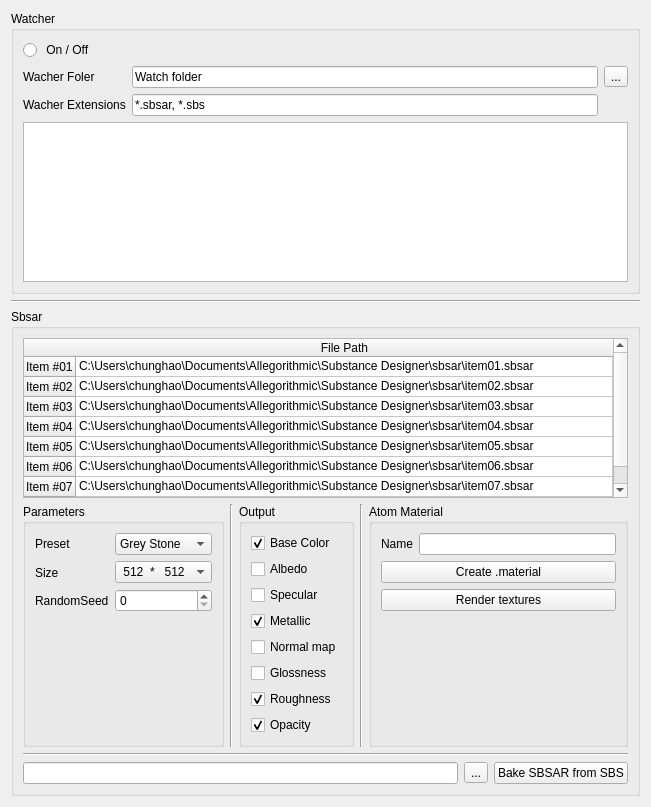
<?xml version="1.0" encoding="UTF-8"?>
<ui version="4.0">
 <class>Form</class>
 <widget class="QWidget" name="Form">
  <property name="geometry">
   <rect>
    <x>0</x>
    <y>0</y>
    <width>651</width>
    <height>807</height>
   </rect>
  </property>
  <property name="windowTitle">
   <string>Form</string>
  </property>
  <layout class="QHBoxLayout" name="horizontalLayout_4">
   <item>
    <layout class="QVBoxLayout" name="verticalLayout">
     <item>
      <widget class="QGroupBox" name="groupBox">
       <property name="title">
        <string>Watcher</string>
       </property>
       <layout class="QVBoxLayout" name="verticalLayout_8">
        <item>
         <layout class="QGridLayout" name="gridLayout">
          <item row="0" column="0">
           <widget class="QRadioButton" name="radioButton_2">
            <property name="text">
             <string> On / Off</string>
            </property>
           </widget>
          </item>
          <item row="1" column="0">
           <widget class="QLabel" name="label_13">
            <property name="text">
             <string>Wacher Foler</string>
            </property>
           </widget>
          </item>
          <item row="1" column="1">
           <widget class="QLineEdit" name="lineEdit_6">
            <property name="text">
             <string>Watch folder</string>
            </property>
           </widget>
          </item>
          <item row="1" column="2">
           <widget class="QToolButton" name="toolButton_3">
            <property name="text">
             <string>...</string>
            </property>
           </widget>
          </item>
          <item row="2" column="0">
           <widget class="QLabel" name="label_3">
            <property name="text">
             <string>Wacher Extensions</string>
            </property>
           </widget>
          </item>
          <item row="2" column="1">
           <widget class="QLineEdit" name="lineEdit_7">
            <property name="text">
             <string>*.sbsar, *.sbs</string>
            </property>
           </widget>
          </item>
         </layout>
        </item>
        <item>
         <widget class="QTextEdit" name="textEdit_2"/>
        </item>
       </layout>
      </widget>
     </item>
     <item>
      <widget class="Line" name="line">
       <property name="orientation">
        <enum>Qt::Horizontal</enum>
       </property>
      </widget>
     </item>
     <item>
      <widget class="QGroupBox" name="groupBox_2">
       <property name="title">
        <string>Sbsar</string>
       </property>
       <layout class="QVBoxLayout" name="verticalLayout_3">
        <item>
         <widget class="QTableWidget" name="tableWidget_fileslist">
          <property name="columnCount">
           <number>1</number>
          </property>
          <attribute name="horizontalHeaderVisible">
           <bool>true</bool>
          </attribute>
          <attribute name="horizontalHeaderCascadingSectionResizes">
           <bool>false</bool>
          </attribute>
          <attribute name="horizontalHeaderDefaultSectionSize">
           <number>100</number>
          </attribute>
          <attribute name="horizontalHeaderStretchLastSection">
           <bool>true</bool>
          </attribute>
          <attribute name="verticalHeaderVisible">
           <bool>true</bool>
          </attribute>
          <attribute name="verticalHeaderCascadingSectionResizes">
           <bool>false</bool>
          </attribute>
          <attribute name="verticalHeaderDefaultSectionSize">
           <number>20</number>
          </attribute>
          <attribute name="verticalHeaderHighlightSections">
           <bool>false</bool>
          </attribute>
          <row>
           <property name="text">
            <string>Item #01</string>
           </property>
           <property name="font">
            <font>
             <underline>false</underline>
             <strikeout>false</strikeout>
             <stylestrategy>PreferDefault</stylestrategy>
            </font>
           </property>
          </row>
          <row>
           <property name="text">
            <string>Item #02</string>
           </property>
          </row>
          <row>
           <property name="text">
            <string>Item #03</string>
           </property>
          </row>
          <row>
           <property name="text">
            <string>Item #04</string>
           </property>
          </row>
          <row>
           <property name="text">
            <string>Item #05</string>
           </property>
          </row>
          <row>
           <property name="text">
            <string>Item #06</string>
           </property>
          </row>
          <row>
           <property name="text">
            <string>Item #07</string>
           </property>
          </row>
          <row>
           <property name="text">
            <string>Item #08</string>
           </property>
          </row>
          <column>
           <property name="text">
            <string>File Path</string>
           </property>
          </column>
          <item row="0" column="0">
           <property name="text">
            <string>C:\Users\chunghao\Documents\Allegorithmic\Substance Designer\sbsar\item01.sbsar</string>
           </property>
          </item>
          <item row="1" column="0">
           <property name="text">
            <string>C:\Users\chunghao\Documents\Allegorithmic\Substance Designer\sbsar\item02.sbsar</string>
           </property>
          </item>
          <item row="2" column="0">
           <property name="text">
            <string>C:\Users\chunghao\Documents\Allegorithmic\Substance Designer\sbsar\item03.sbsar</string>
           </property>
          </item>
          <item row="3" column="0">
           <property name="text">
            <string>C:\Users\chunghao\Documents\Allegorithmic\Substance Designer\sbsar\item04.sbsar</string>
           </property>
          </item>
          <item row="4" column="0">
           <property name="text">
            <string>C:\Users\chunghao\Documents\Allegorithmic\Substance Designer\sbsar\item05.sbsar</string>
           </property>
          </item>
          <item row="5" column="0">
           <property name="text">
            <string>C:\Users\chunghao\Documents\Allegorithmic\Substance Designer\sbsar\item06.sbsar</string>
           </property>
          </item>
          <item row="6" column="0">
           <property name="text">
            <string>C:\Users\chunghao\Documents\Allegorithmic\Substance Designer\sbsar\item07.sbsar</string>
           </property>
          </item>
          <item row="7" column="0">
           <property name="text">
            <string>C:\Users\chunghao\Documents\Allegorithmic\Substance Designer\sbsar\item08.sbsar</string>
           </property>
          </item>
         </widget>
        </item>
        <item>
         <layout class="QHBoxLayout" name="horizontalLayout_3">
          <item>
           <widget class="QGroupBox" name="groupBox_parameters">
            <property name="title">
             <string>Parameters</string>
            </property>
            <layout class="QGridLayout" name="gridLayout_2">
             <item row="0" column="0">
              <layout class="QVBoxLayout" name="verticalLayout_6">
               <item>
                <widget class="QLabel" name="label_14">
                 <property name="text">
                  <string>Preset</string>
                 </property>
                </widget>
               </item>
               <item>
                <widget class="QLabel" name="label_15">
                 <property name="text">
                  <string>Size</string>
                 </property>
                </widget>
               </item>
               <item>
                <widget class="QLabel" name="label_16">
                 <property name="text">
                  <string>RandomSeed</string>
                 </property>
                </widget>
               </item>
              </layout>
             </item>
             <item row="0" column="1">
              <layout class="QVBoxLayout" name="verticalLayout_9">
               <item>
                <widget class="QComboBox" name="comboBox_3">
                 <item>
                  <property name="text">
                   <string>Grey Stone</string>
                  </property>
                 </item>
                 <item>
                  <property name="text">
                   <string>Red Coral</string>
                  </property>
                 </item>
                 <item>
                  <property name="text">
                   <string>Red Stone</string>
                  </property>
                 </item>
                </widget>
               </item>
               <item>
                <widget class="QComboBox" name="comboBox_4">
                 <item>
                  <property name="text">
                   <string> 512  *   512</string>
                  </property>
                 </item>
                 <item>
                  <property name="text">
                   <string>1024 * 1024</string>
                  </property>
                 </item>
                 <item>
                  <property name="text">
                   <string>2048 * 2048</string>
                  </property>
                 </item>
                </widget>
               </item>
               <item>
                <widget class="QSpinBox" name="spinBox_2"/>
               </item>
              </layout>
             </item>
             <item row="1" column="1">
              <spacer name="verticalSpacer_3">
               <property name="orientation">
                <enum>Qt::Vertical</enum>
               </property>
               <property name="sizeHint" stdset="0">
                <size>
                 <width>20</width>
                 <height>40</height>
                </size>
               </property>
              </spacer>
             </item>
            </layout>
           </widget>
          </item>
          <item>
           <widget class="Line" name="line_2">
            <property name="orientation">
             <enum>Qt::Vertical</enum>
            </property>
           </widget>
          </item>
          <item>
           <widget class="QGroupBox" name="groupBox_Output">
            <property name="title">
             <string>Output</string>
            </property>
            <layout class="QVBoxLayout" name="verticalLayout_4">
             <item>
              <widget class="QCheckBox" name="checkBox_9">
               <property name="enabled">
                <bool>true</bool>
               </property>
               <property name="text">
                <string>Base Color</string>
               </property>
               <property name="checked">
                <bool>true</bool>
               </property>
              </widget>
             </item>
             <item>
              <widget class="QCheckBox" name="checkBox_10">
               <property name="text">
                <string>Albedo</string>
               </property>
              </widget>
             </item>
             <item>
              <widget class="QCheckBox" name="checkBox_11">
               <property name="text">
                <string>Specular</string>
               </property>
              </widget>
             </item>
             <item>
              <widget class="QCheckBox" name="checkBox_12">
               <property name="text">
                <string>Metallic</string>
               </property>
               <property name="checked">
                <bool>true</bool>
               </property>
              </widget>
             </item>
             <item>
              <widget class="QCheckBox" name="checkBox_13">
               <property name="text">
                <string>Normal map</string>
               </property>
              </widget>
             </item>
             <item>
              <widget class="QCheckBox" name="checkBox_14">
               <property name="text">
                <string>Glossness</string>
               </property>
              </widget>
             </item>
             <item>
              <widget class="QCheckBox" name="checkBox_15">
               <property name="text">
                <string>Roughness</string>
               </property>
               <property name="checked">
                <bool>true</bool>
               </property>
              </widget>
             </item>
             <item>
              <widget class="QCheckBox" name="checkBox_16">
               <property name="text">
                <string>Opacity</string>
               </property>
               <property name="checked">
                <bool>true</bool>
               </property>
              </widget>
             </item>
            </layout>
           </widget>
          </item>
          <item>
           <widget class="Line" name="line_3">
            <property name="orientation">
             <enum>Qt::Vertical</enum>
            </property>
           </widget>
          </item>
          <item>
           <widget class="QGroupBox" name="groupBox_Material">
            <property name="title">
             <string>Atom Material</string>
            </property>
            <layout class="QVBoxLayout" name="verticalLayout_2">
             <item>
              <layout class="QVBoxLayout" name="verticalLayout_7">
               <item>
                <layout class="QHBoxLayout" name="horizontalLayout">
                 <item>
                  <widget class="QLabel" name="label_12">
                   <property name="text">
                    <string>Name</string>
                   </property>
                  </widget>
                 </item>
                 <item>
                  <widget class="QLineEdit" name="lineEdit_4"/>
                 </item>
                </layout>
               </item>
               <item>
                <widget class="QPushButton" name="pushButton_3">
                 <property name="text">
                  <string>Create .material</string>
                 </property>
                </widget>
               </item>
               <item>
                <widget class="QPushButton" name="pushButton_4">
                 <property name="text">
                  <string>Render textures</string>
                 </property>
                </widget>
               </item>
               <item>
                <spacer name="verticalSpacer">
                 <property name="orientation">
                  <enum>Qt::Vertical</enum>
                 </property>
                 <property name="sizeHint" stdset="0">
                  <size>
                   <width>20</width>
                   <height>40</height>
                  </size>
                 </property>
                </spacer>
               </item>
              </layout>
             </item>
            </layout>
           </widget>
          </item>
         </layout>
        </item>
        <item>
         <widget class="Line" name="line_4">
          <property name="orientation">
           <enum>Qt::Horizontal</enum>
          </property>
         </widget>
        </item>
        <item>
         <layout class="QHBoxLayout" name="horizontalLayout_2">
          <item>
           <widget class="QLineEdit" name="lineEdit_5"/>
          </item>
          <item>
           <widget class="QToolButton" name="toolButton_2">
            <property name="text">
             <string>...</string>
            </property>
           </widget>
          </item>
          <item>
           <widget class="QPushButton" name="pushButton_5">
            <property name="text">
             <string>Bake SBSAR from SBS</string>
            </property>
           </widget>
          </item>
         </layout>
        </item>
       </layout>
      </widget>
     </item>
    </layout>
   </item>
  </layout>
 </widget>
 <resources/>
 <connections/>
</ui>
